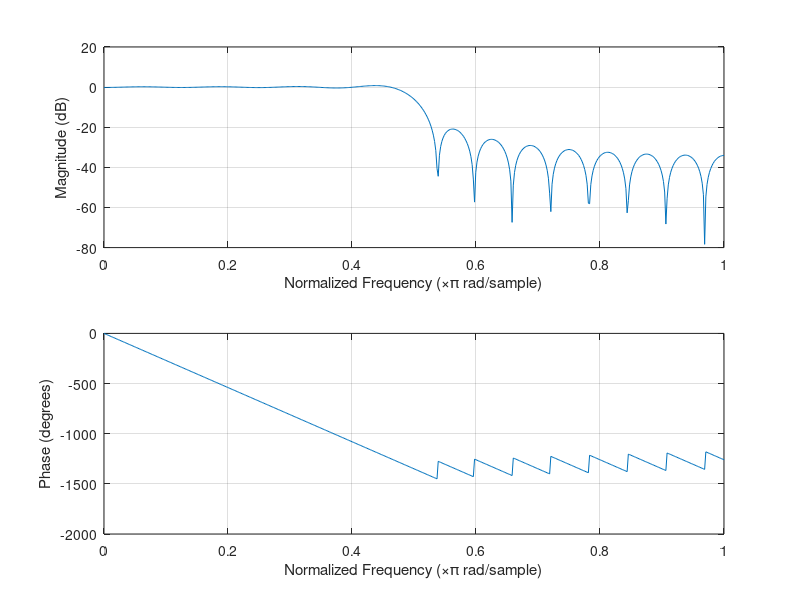

The MATLAB source for this figure:
% Se definen los parametros
% Número de coeficientes del filtro
M=31

% Frecuencias de muestreo y de corte
Fs=8000
Fc=2000

% Calculamos la frecuencia de corte que usaremos
wc=Fc/(Fs/2)

% Parámetros del filtro
N=(M-1)/2
n=0:1:M-1

% Se define la ventana rectangular y se redimensiona para poder pintarlo en la grafica
window = rectwin(M)
window = reshape(window, [1 31])

% Generamos el impulso
hd=wc*sinc((n-N)*wc)

% Calculamos la salida del filtro y truncamos con la ventana
h=window.*hd

% Pintamos las graficas
freqz(h,1)
